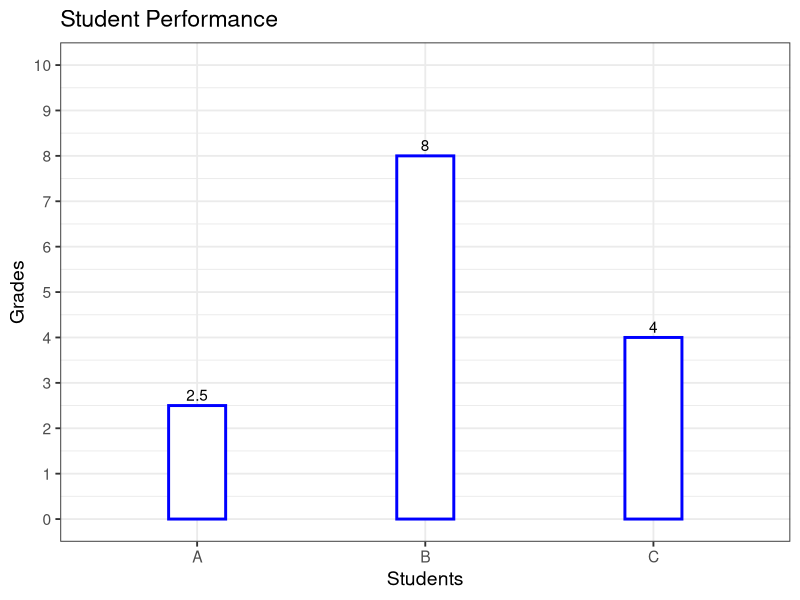

Write R code to recreate this figure.
## ---- chunk 1
library(tidyverse)

grades <- c(2.5, 8, 4)
students <- c("A", "B", "C")

# same number of vectors, can list into tibble

student_performance <- tibble(students, grades)

# alternative syntax

student_performance <- tibble(
  grades = c(2.5,8,4),
  students = c("A","B","C")
  )

# ggplot bar graph
ggplot(student_performance, aes(x = students, y = grades))+geom_bar(stat = "identity", width = 0.25, fill = "white", colour = "blue", linewidth = 1)+lims(y=c(0,10))+scale_y_continuous(breaks = 0:10, limits = c(0,10))+theme_bw(base_size = 14)+geom_text(label = grades, position = position_dodge(width  = .9), vjust = -0.4)+xlab("Students")+ylab("Grades")+ggtitle("Student Performance")
